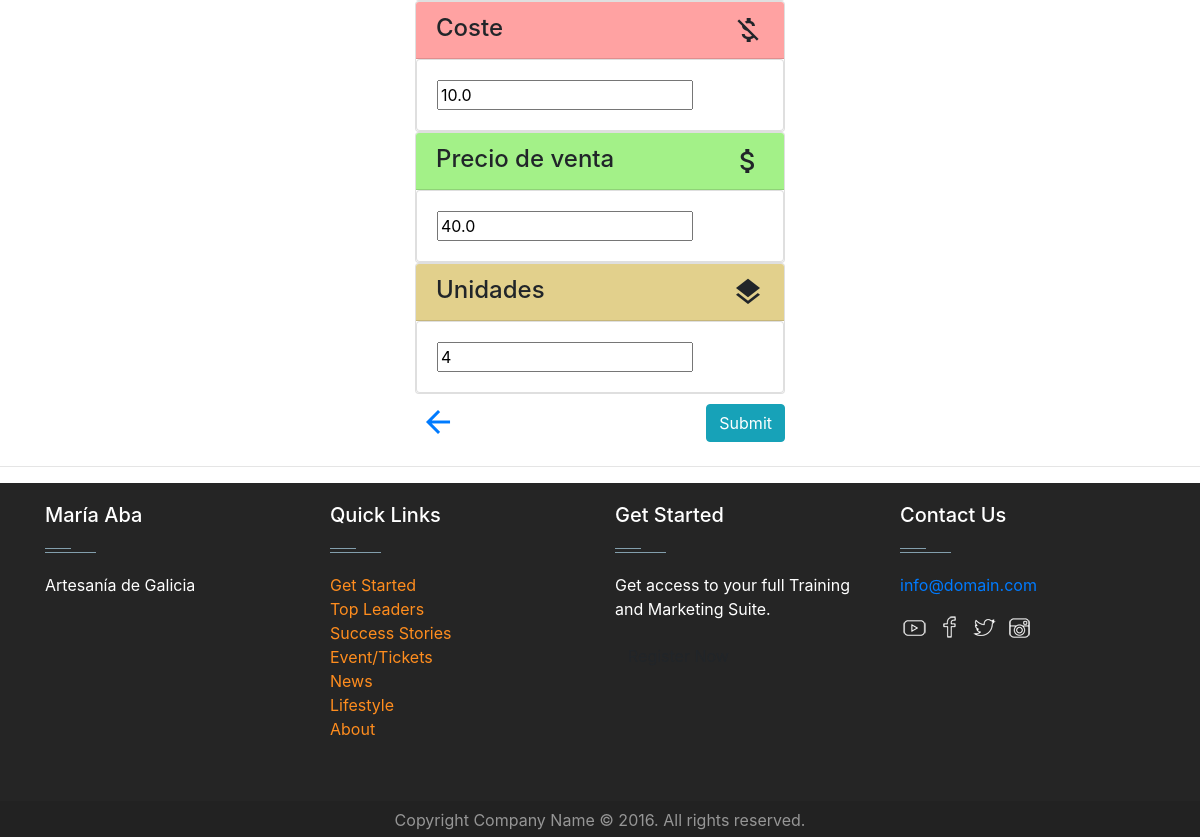
Before: /update_product/1/ (signed in, lower part) with the older database file.
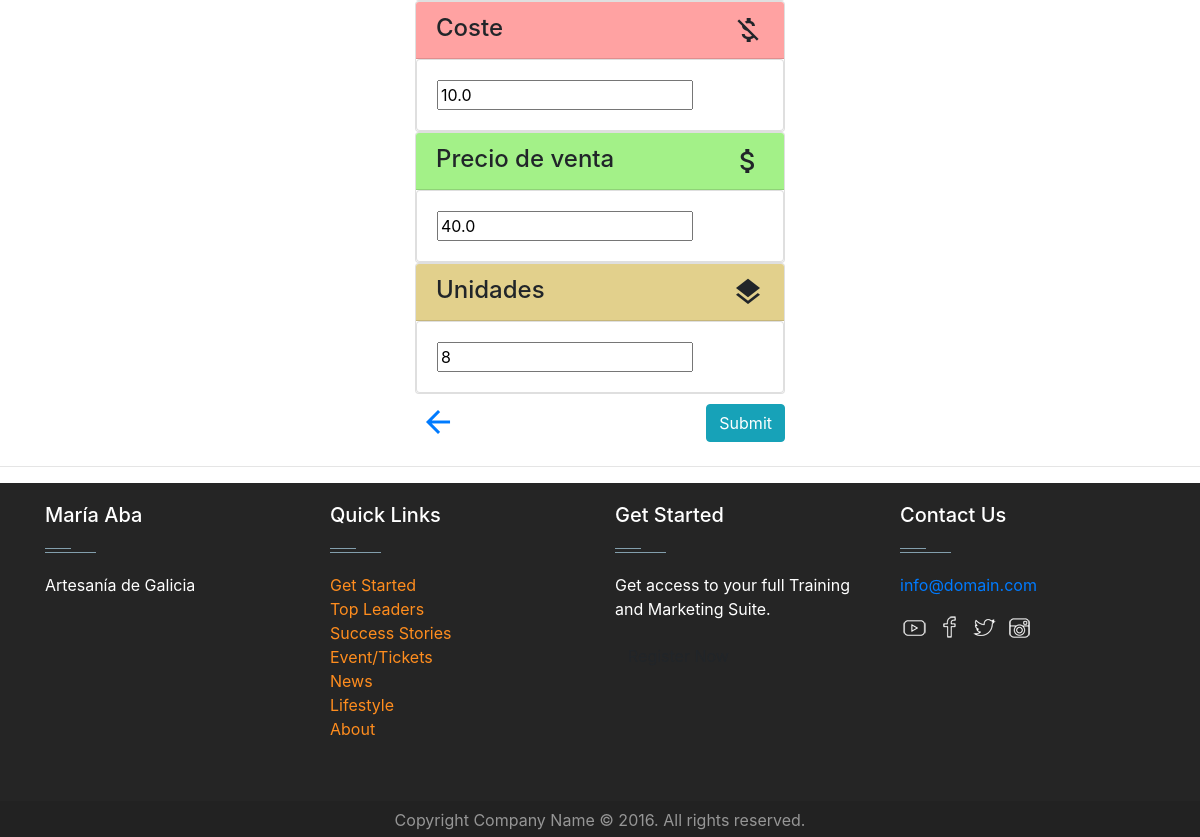
After: the same page with the newer database file.
### jewels/models.py (models this page shows, shortened)
class Product(models.Model):
    CATEGORY = (
        ('Pulsera', 'Pulsera'),
        ('Collar', 'Collar'),
        ('Gemelos', 'Gemelos'),
        ('Anillo', 'Anillo'),
        ('Llavero', 'Llavero'),
        ('Pendientes', 'Pendientes'),
        ('Brazalete', 'Brazalete'),
        ('Gargantilla', 'Gargantilla'),
        ('Colgante', 'Colgante'),
        ('Tobillera', 'Tobillera'),
    )
    name = models.CharField(max_length=200, null=True)
    product_pic = models.ImageField(default="", null=True, blank=True)
    category = models.CharField(max_length=200, null=True, choices=CATEGORY)
    size = models.FloatField(null=True)
    material = models.CharField(max_length=10000, null=True)
    cost_price = models.FloatField(null=True)
    sell_price = models.FloatField(null=True)
    description = models.CharField(max_length=1000, null=True, blank=True)
    units = models.IntegerField(null=True)
    date_created = models.DateTimeField(auto_now_add=True, null=True)

### jewels/decorators.py (the view)
        def wrapper_func(request, *args, **kwargs):
            group = None
            if request.user.groups.exists():
                group = request.user.groups.all()[0].name
            if group in allowed_roles:
                return view_func(request, *args, **kwargs)
            else:
                return HttpResponse('You are not authorized to view this page')

### jewels/forms.py
class ProductForm(ModelForm):
    class Meta:
        model = Product
        fields = '__all__'

### jewels/views.py (called while the page is built)
@login_required(login_url='login')
@allowed_users(allowed_roles=['admin'])
def updateProduct(request, pk):
    product = Product.objects.get(id=pk)
    form = ProductForm(instance=product)
    if request.method == "POST":
        form = ProductForm(request.POST, request.FILES, instance=product)
        if form.is_valid():
            form.save()
            return redirect('/product/' + pk)
    context = {'form': form,
               'product': product,
               }
    return render(request, 'jewels/update_product.html', context)

### jewels/templates/jewels/update_product.html (shortened to what this page needs)
{% extends "jewels/main.html" %}
{% load static %}
{% block content %}
    <div class="container-fluid align-content-center">
        <div class="row align-content-center">
            <div class="col-xl-4"></div>
            <div class="col-xl-4">
                <form action="" method="post" enctype='multipart/form-data'>
                    <div class="card">
                        <h4 class="card-header cost">Coste <span class="material-icons float-right" style="font-size: 32px;">money_off</span>
                        </h4>
                        <div class="card card-body">
                            <p class="card-text">{{ form.cost_price }}</p>
                        </div>
                    </div>
                    <div class="card">
                        <h4 class="card-header sell">Precio de venta <span class="material-icons float-right"
                                                                      style="font-size: 32px;">attach_money</span></h4>
                        <div class="card card-body">
                            <p class="card-text">{{ form.sell_price }}</p>
                        </div>
                    </div>
                    <div class="card">
                        <h4 class="card-header unidades">Unidades <span class="material-icons float-right"
                                                               style="font-size: 32px;">layers</span></h4>
                        <div class="card card-body">
                            <p class="card-text">{{ form.units }}</p>
                        </div>
                    </div>
                    <a href="{% url 'product' product.id %}">
                        <span class="material-icons" style="margin-top: 10px; margin-bottom: 10px; margin-left: 5px; font-size: 36px">arrow_back</span>
                    </a>
                    <input class="btn btn-info"type="submit" name="Submit" style="float: right; margin-top: 10px;">
                </form>
            </div>
            <div class="col-xl-4"></div>
        </div>
    </div>
{% endblock %}

Changed rows visible on the page:
changed Product: units "4" → "8"
